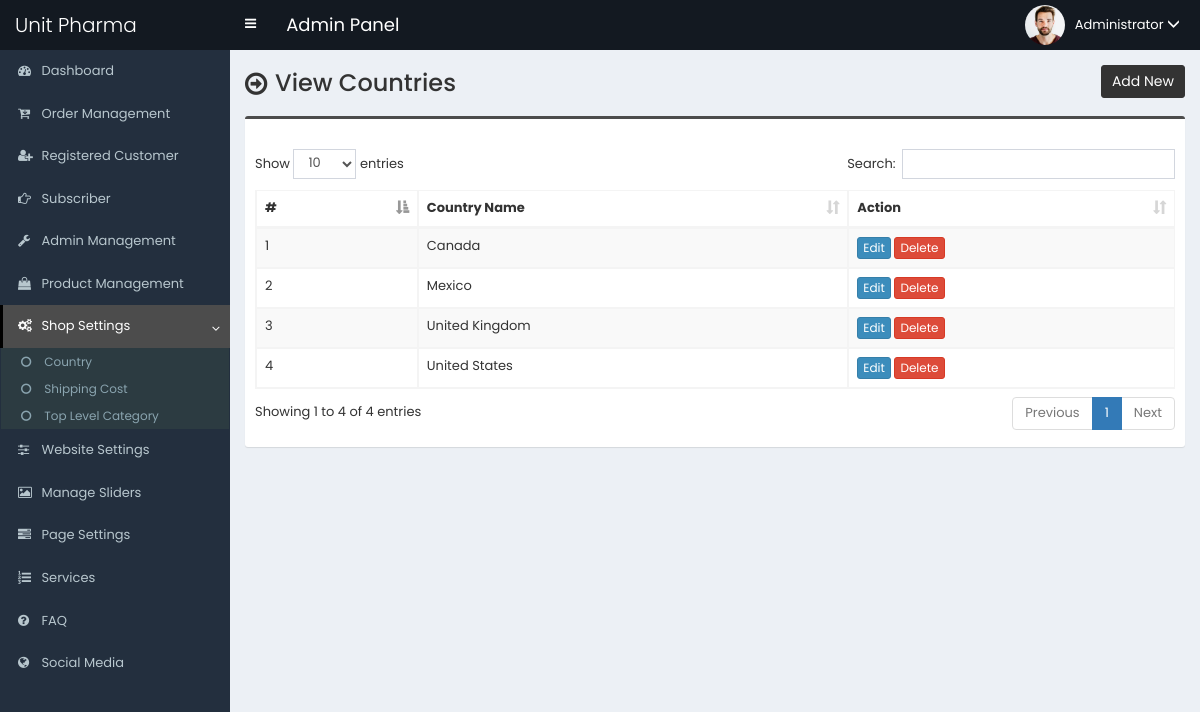
The page /admin/country.php (signed in) on the database its author committed.
### tables this page shows
CREATE TABLE `tbl_country` (
  `country_id` int(11) NOT NULL,
  `country_name` varchar(100) NOT NULL DEFAULT ''
);

### admin/country.php (the view, shortened to what this page needs)
<?php require_once('header.php');
?>
<section class="content-header">
    <div class="content-header-left">
        <h1>View Countries</h1>
    </div>
    <div class="content-header-right">
        <a href="country-add.php" class="btn btn-primary btn-sm">Add New</a>
    </div>
</section>
<section class="content">
    <div class="row">
        <div class="col-md-12">
            <div class="box box-info">
                <div class="box-body table-responsive">
                    <table id="example1" class="table table-bordered table-hover table-striped">
                        <thead>
                            <tr>
                                <th>#</th>
                                <th>Country Name</th>
                                <th>Action</th>
                            </tr>
                        </thead>
                        <tbody>
                            <?php
            	$i=0;
            	$statement = $pdo->prepare("SELECT * FROM tbl_country ORDER BY country_id ASC");
            	$statement->execute();
            	$result = $statement->fetchAll(PDO::FETCH_ASSOC);
            	foreach ($result as $row) {
            		$i++;
            		?>
                            <tr>
                                <td><?php echo $i; ?></td>
                                <td><?php echo $row['country_name']; ?></td>
                                <td>
                                    <a href="country-edit.php?id=<?php echo $row['country_id']; ?>"
                                        class="btn btn-primary btn-xs">Edit</a>
                                    <a href="#" class="btn btn-danger btn-xs"
                                        data-href="country-delete.php?id=<?php echo $row['country_id']; ?>"
                                        data-toggle="modal" data-target="#confirm-delete">Delete</a>
                                </td>
                            </tr>
                            <?php
            	}
            	?>
                        </tbody>
                    </table>
                </div>
            </div>
</section>
<?php require_once('footer.php'); ?>

### admin/style.css (style rules this page uses)
body { font-size: 13px; font-family: "Poppins", sans-serif; }
.content-header > h1, .content-header .content-header-left h1 { font-family: "Poppins", sans-serif; }
.box-info { padding-top: 20px; }
.content-header { overflow: hidden; }
.content-header .content-header-left { float: left; padding-top: 5px; }
.content-header .content-header-right { float: right; }
.content-header .content-header-left h1 { margin-top: 0; margin-bottom: 0; padding-left: 30px; padding-bottom: 5px; font-size: 24px; position: relative; }
.content-header .content-header-left h1:before { position: absolute; top: 0; left: 0; font-family: "FontAwesome", sans-serif; font-size: 26px; content: "\f18e"; }
.content-header .content-header-right a { position: relative; font-size: 14px; }
.box.box-info { border-top-color: #4c4c4c; }
.content-header .content-header-right a { background-color: #333333; border-color: #333333; }

### rows shown on the page
tbl_country: country_name "Canada"
tbl_country: country_name "Mexico"
tbl_country: country_name "United Kingdom"
tbl_country: country_name "United States"

### other values the page prints
$_SESSION['user']['full_name'] "Administrator"
